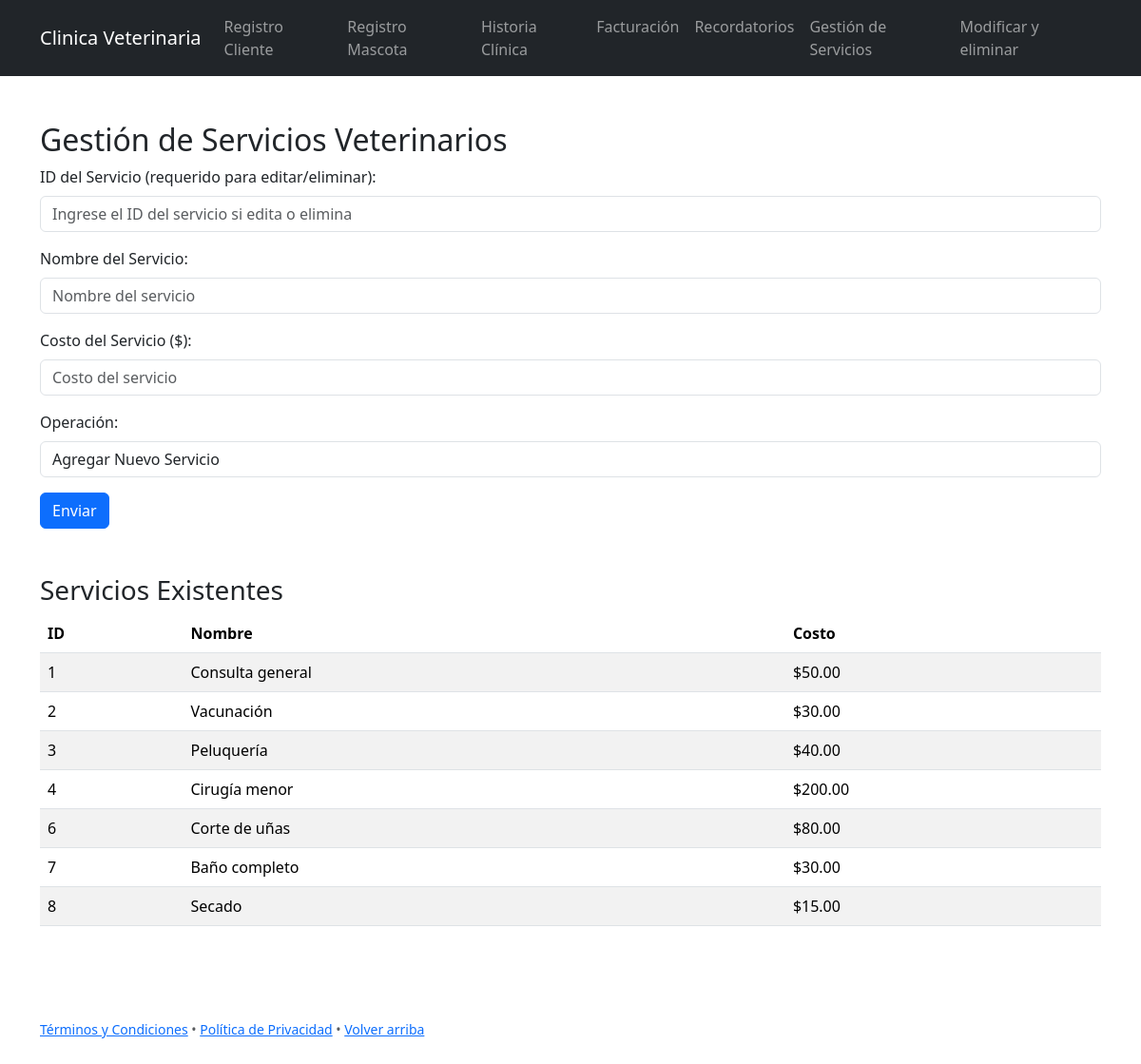
Page /servicios.php on the committed database.
### tables this page shows
CREATE TABLE `servicios` (
  `idServicio` int(11) NOT NULL,
  `nombre` varchar(100) NOT NULL,
  `costo` decimal(10,2) DEFAULT NULL
);

### servicios.php (the view, shortened to what this page needs)
<?php include("includes/header.php") ?>
<div class="container mt-5">
    <h2>Gestión de Servicios Veterinarios</h2>
    <form action="Backend/back_servicios.php" method="POST">
        <div class="mb-3">
            <label for="idServicio" class="form-label">ID del Servicio (requerido para editar/eliminar):</label>
            <input type="number" class="form-control" id="idServicio" name="idServicio" placeholder="Ingrese el ID del servicio si edita o elimina">
        </div>
        <div class="mb-3">
            <label for="nombreServicio" class="form-label">Nombre del Servicio:</label>
            <input type="text" class="form-control" id="nombreServicio" name="nombreServicio" placeholder="Nombre del servicio" required>
        </div>
        <div class="mb-3">
            <label for="costo" class="form-label">Costo del Servicio ($):</label>
            <input type="number" class="form-control" id="costo" name="costo" placeholder="Costo del servicio" required>
        </div>
        <div class="mb-3">
            <label for="operacion" class="form-label">Operación:</label>
            <select class="form-control" id="operacion" name="operacion">
                <option value="agregar">Agregar Nuevo Servicio</option>
            </select>
        </div>
        <button type="submit" class="btn btn-primary">Enviar</button>
    </form>
    <div class="mt-5">
        <h3>Servicios Existentes</h3>
        <table class="table table-striped">
            <thead>
                <tr>
                    <th>ID</th>
                    <th>Nombre</th>
                    <th>Costo</th>
                </tr>
            </thead>
            <tbody>
                <?php
                include 'Backend/conexion.php';
                $query = "SELECT * FROM servicios";
                $stmt = $pdo->query($query);
                while ($row = $stmt->fetch(PDO::FETCH_ASSOC)) {
                    echo "<tr>";
                    echo "<td>{$row['idServicio']}</td>";
                    echo "<td>{$row['nombre']}</td>";
                    echo "<td>\${$row['costo']}</td>";
                    echo "</tr>";
                }
                ?>
            </tbody>
        </table>
    </div>
</div>
<?php include("includes/footer.php") ?>

### rows in the picture
servicios: idServicio "1", nombre "Consulta general", costo "50.00"
servicios: idServicio "2", nombre "Vacunación", costo "30.00"
servicios: idServicio "3", nombre "Peluquería", costo "40.00"
servicios: idServicio "4", nombre "Cirugía menor", costo "200.00"
servicios: idServicio "6", nombre "Corte de uñas", costo "80.00"
servicios: idServicio "7", nombre "Baño completo", costo "30.00"
servicios: idServicio "8", nombre "Secado", costo "15.00"
